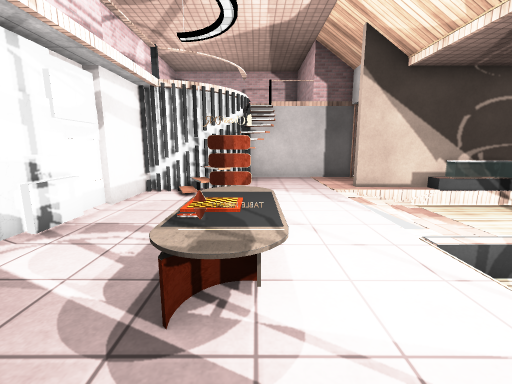
View 1 (above)

12 first-person views from a walk through a Unity game level. The camera is 1.4 m above the floor, tilts 10° down and sees 90° across. The floor is counted in squares, 1 m on a side. Each view is taken from the middle of a square. On the plan, view 1 faces up. The plan holds only what a view shows up to about 13 squares ahead; the rest is blank. The player is left out. Some animated figures are not drawn. Some surface patterns are stand-ins.

View 2
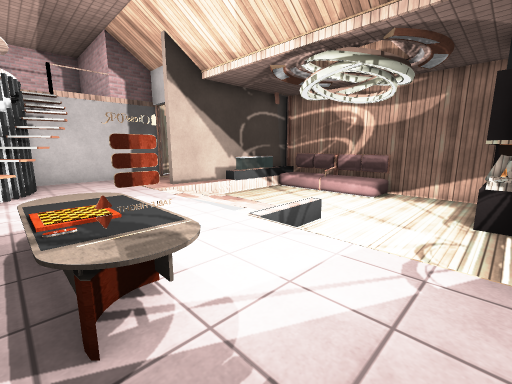

View 3
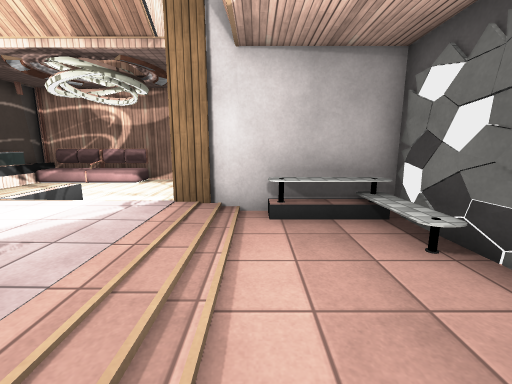

View 4
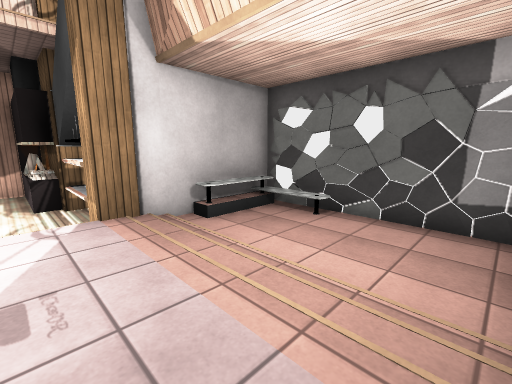

View 5
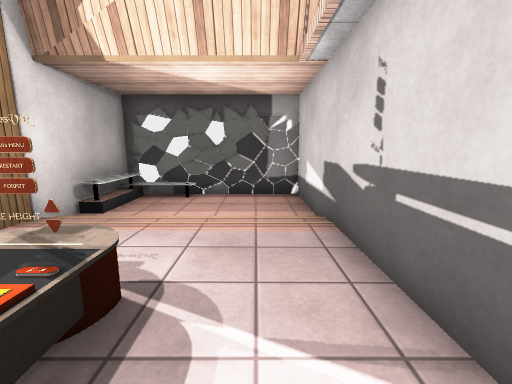

View 6
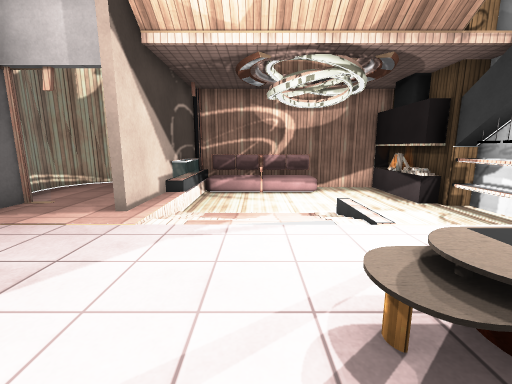

View 7
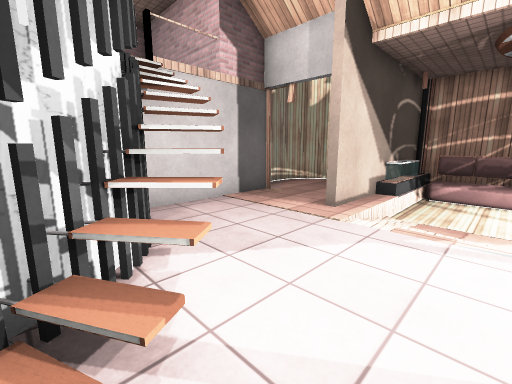

View 8
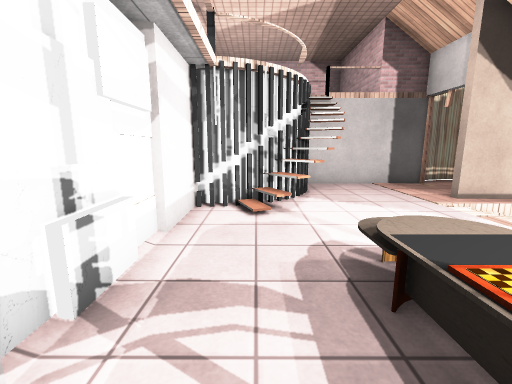

View 9
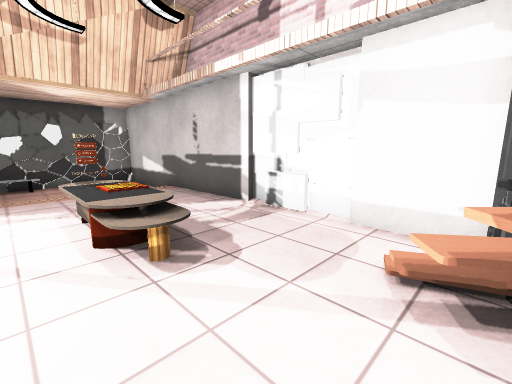

View 10
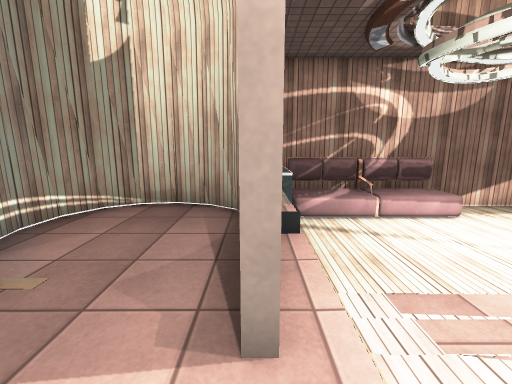

View 11
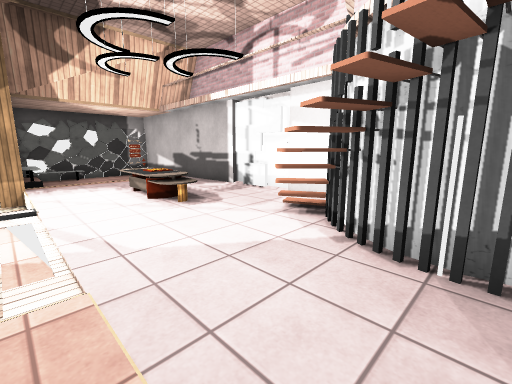

View 12
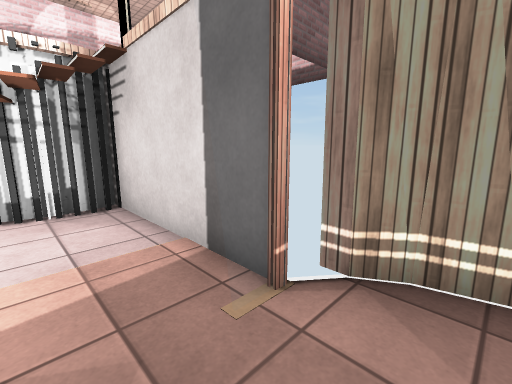

### Floor plan
Key: @ floor where view 1 was taken; # wall or solid block; . main floor; - floor 0.25 m lower than the main floor; _ floor 0.5 m lower than the main floor; / step, stairs or slope; = window, fence, low wall or low ledge; ^ raised ledge; T table; O other object.
Columns run from 4 left of view 1 to 10 right of it. Each row starts with its distance up from view 1.
 13         #####
 12    ######...#
 11    ##.... ..#
 10    ##.......#
  9   ###...#####^#
  8 ###^...////##^#
  7 #......./____^#
  6 #......./____^#
  5 #... .../____^#
  4 #..#=..///___##
  3 #..#O.._______#
  2 #..#T.._______#
  1 #......_______#
  0 #...@..##=#####
 -1 #//////####
 -2 #-----=#
 -3 #-----^#
 -4 #-----^#
 -5 ########

Positions as (right, up) in squares from view 1, and headings:
1: (0, 0), facing up
2: (-1, 0), facing up-right
3: (-3, -2), facing right
4: (-3, 1), facing down-right
5: (-2, 4), facing down
6: (-2, 6), facing right
7: (-2, 6), facing up-right
8: (-2, 2), facing up
9: (1, 8), facing down-left
10: (2, 9), facing right
11: (3, 11), facing down-left
12: (6, 10), facing up-left
